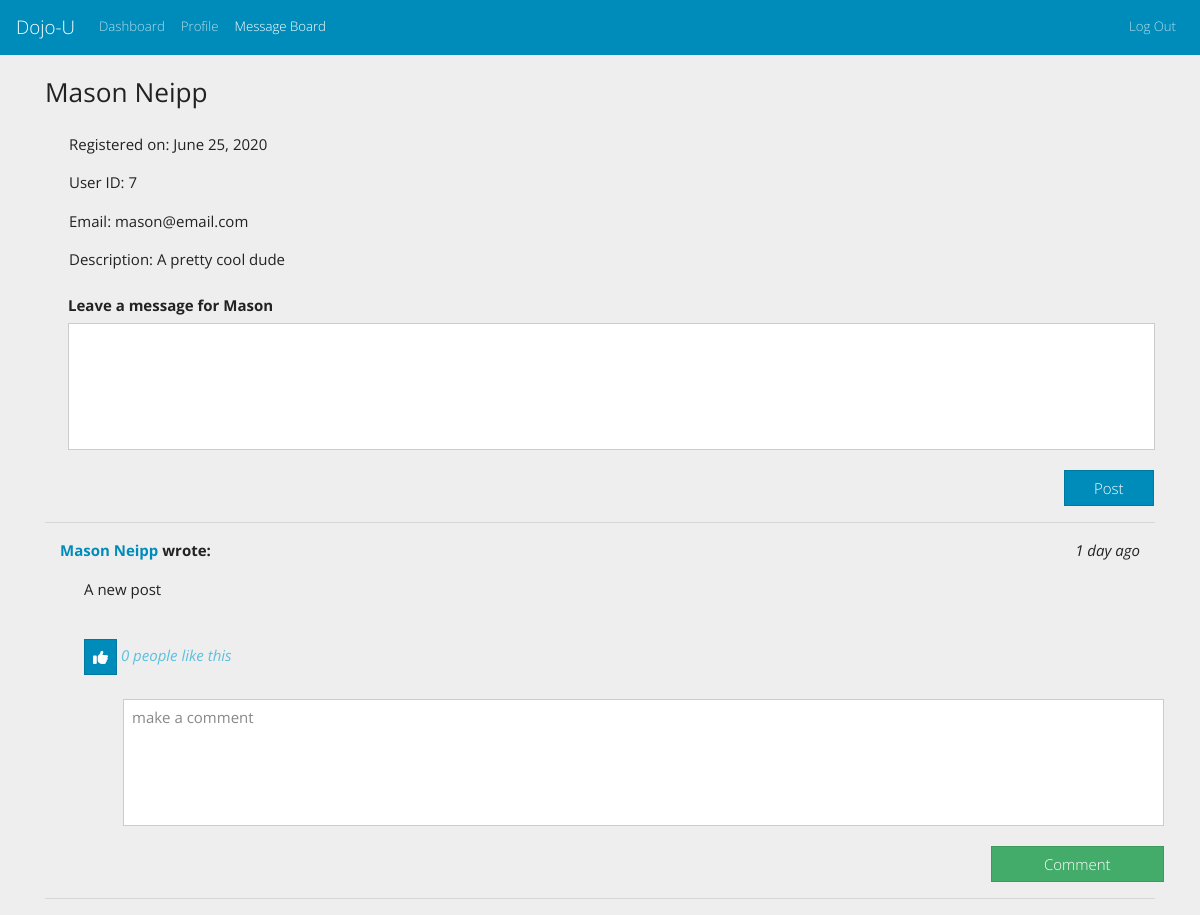
The page /users/show/7/ (signed in) on the database as committed earlier.
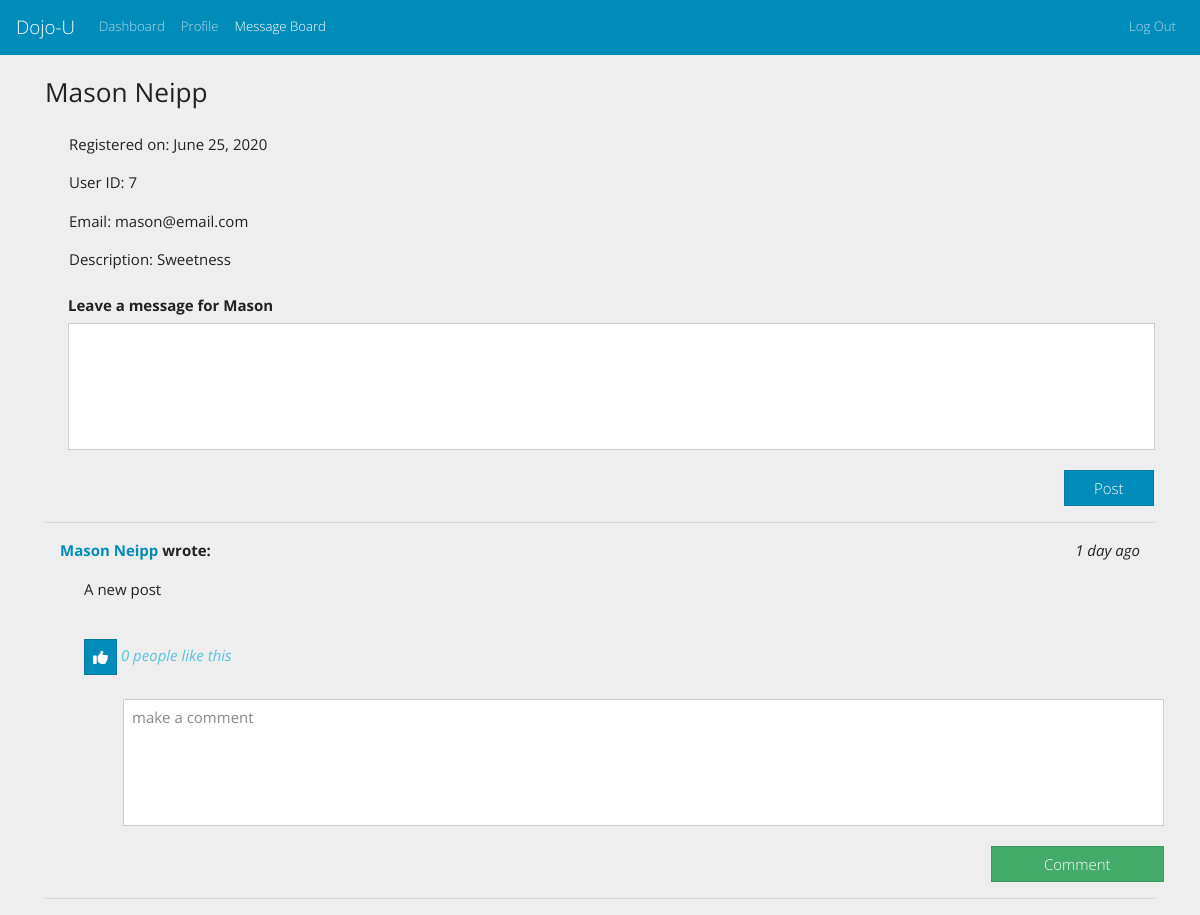
The same page on the database as committed later.
### login_app/models.py (models this page shows)
class User(models.Model):
    first_name = models.CharField(max_length=255)
    last_name = models.CharField(max_length=255)
    email = models.CharField(max_length=255)
    password = models.CharField(max_length=255)
    user_level_choices =[
        (0,"Normal"),
        (9,"Admin")
    ]
    description = models.TextField(null=True)
    user_level = models.IntegerField(choices=user_level_choices, default=0)
    created_at = models.DateTimeField(auto_now_add=True)
    edited_at = models.DateTimeField(auto_now=True)
    objects = userManager()
    def dateCreated(self):
        return self.created_at.strftime("%B %d, %Y")

### dashboard_app/views.py (the view)
# urls.py: path('users/show/<int:user_id>/', db_views.message_board, name="message_board"),
def message_board(request, user_id):
    if "user_id" not in request.session:
        return redirect(reverse("home"))
    context={
        "logged_user":User.objects.get(id=request.session["user_id"]),
        "all_users":User.objects.all(),
        "user":User.objects.get(id=user_id),
    }
    return render(request, "message_board.html",context)

### dashboard_app/models.py (called while the page is built)
    def canDelete(self):
        now = timezone.now()
        diff = now - self.created_at
        if diff.days >= 0 and diff.seconds < 3600:
            minutes = math.floor(diff.seconds/60)
            if minutes <= 15:
                return True
            else:
                return False
        else:
            return False

    def numberOfLikes(self):
        likes = self.likes.all()
        if len(likes) == 1:
            return str(len(likes)) + " person likes this"
        else:
            return str(len(likes)) + " people like this"

### dashboard_app/templates/message_board.html (shortened to what the changed rows need)
<!DOCTYPE html>
<html lang="en">
<head>
    <link href="https://stackpath.bootstrapcdn.com/bootswatch/4.5.0/yeti/bootstrap.min.css" rel="stylesheet"
>
</head>
<body class="bg-secondary">
    <br>
    <div class="container">
        <h3 class="mb-4"><strong>{{user.first_name}} {{user.last_name}}</strong></h3>
        <div class="user-info ml-4">
            <p>Registered on: {{user.dateCreated}}</p>
            <p>User ID: {{user.id}}</p>
            <p>Email: {{user.email}}</p>
            <p>Description: {{user.description}}</p>
        </div>
        <div class="row ml-2">
            <div class="col-sm-12">
                <form action="{% url 'make_post' user.id %}" method="POST" id="message_form">
                    <div class="form-group">
                        <label for="message" class="col-form-label"><strong>Leave a message for
                                {{user.first_name}}</strong></label>
                    </div>
                </form>
            </div>
        </div>
    </div>
</body>
</html>

Rows that differ between the two databases and show on the page:
changed User "Mason": description "A pretty cool dude" → "Sweetness"
